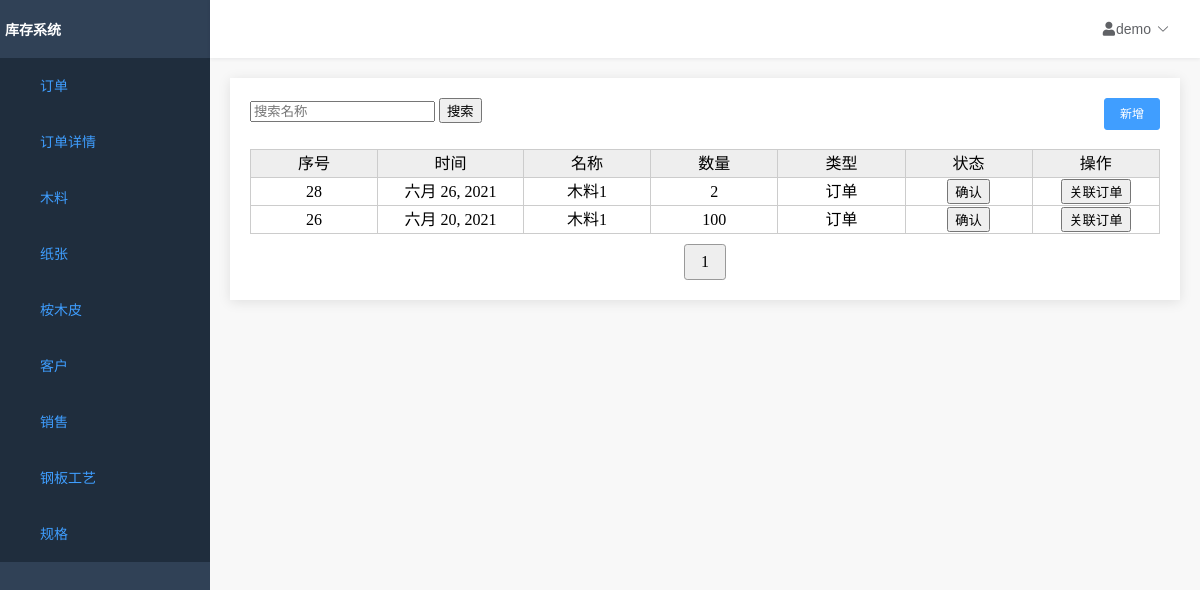
Page /home/wood/form/list/ on the earlier database version.
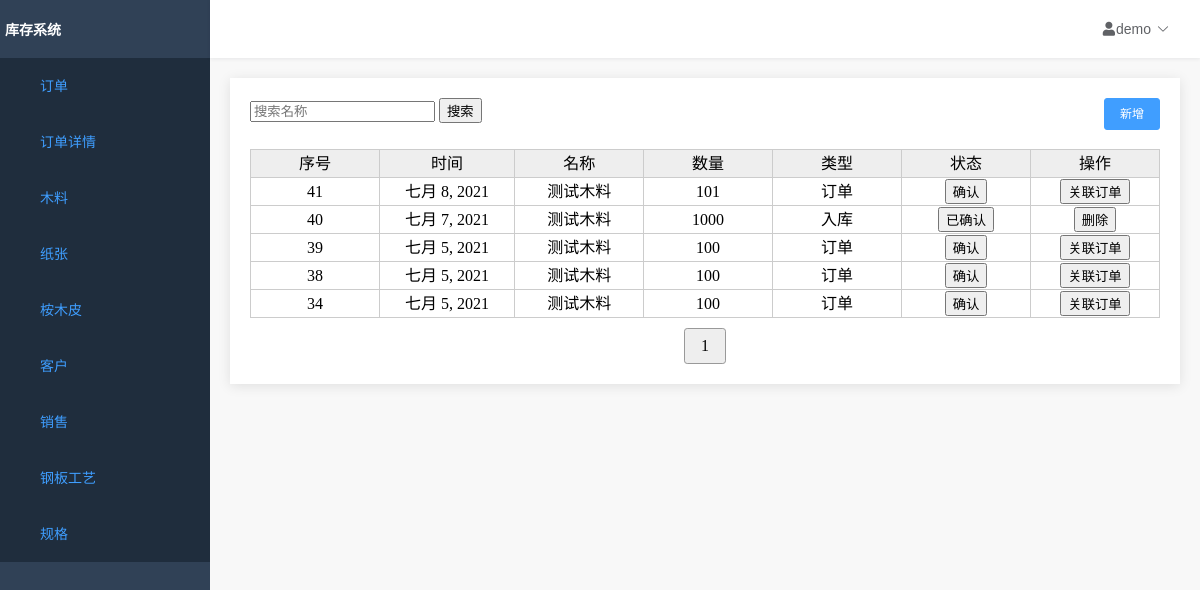
Same page on the later database version.
### order/models.py (models this page shows)
class WoodFormModel(models.Model):
    id = models.AutoField(primary_key=True)
    name = models.ForeignKey(
        WoodModel,
        verbose_name='木料',
        on_delete=models.PROTECT)
    arrive_date = models.DateField('到货时间', default=now)
    count = models.IntegerField('数量', default=0)
    type = models.CharField('类型', max_length=4, choices=FORM_TYPE, default='1')
    order = models.ForeignKey(
        OrderModel,
        verbose_name='关联订单',
        on_delete=models.CASCADE, null=True)
    sure = models.BooleanField(
        '是否确认', default=False, blank=False, null=False)
    complete = models.BooleanField(
        '是否完成', default=False, blank=False, null=False)
    user = models.ForeignKey(
        User,
        verbose_name='作者',
        on_delete=models.PROTECT, null=True)
    note = models.TextField('备注', max_length=256, default='')
    created_time = models.DateTimeField('创建时间', default=now)
    last_mod_time = models.DateTimeField('修改时间', auto_now=True)
    objects = models.Manager()

### wood/models.py (models this page shows, shortened)
class WoodModel(models.Model):
    id = models.AutoField(primary_key=True)
    name = models.TextField('名称', max_length=64, unique=False, null=False)
    factory = models.TextField('厂家', max_length=64, default="")
    count = models.IntegerField('数量', default=0)
    note = models.TextField('备注', max_length=256, default='')
    enable = models.BooleanField(
        '是否使用', default=True, blank=False, null=False)
    created_time = models.DateTimeField('创建时间', default=now)
    last_mod_time = models.DateTimeField('修改时间', auto_now=True)
    objects = models.manager

### wood/views.py (the view)
# urls.py: path('form/list/', views.WoodFormListView.as_view(), name='wood_form_list'),
class WoodFormListView(ListView):
    paginate_by = 15
    model = WoodFormModel
    template_name = 'woodformlist.html'
    context_object_name = 'object_list'
    def get_queryset(self):
        name = self.request.GET.get('name')
        obj_id = self.request.GET.get('id')
        q = Q()
        if name:
            id_list = WoodModel.objects.filter(name__contains=name)
            q.add(Q(name_id__in=id_list), Q.OR)
        if obj_id:
            q.add(Q(name_id=obj_id), Q.AND)
        return WoodFormModel.objects.filter(q).order_by('-id')
    def get_context_data(self, **kwargs):
        context = super(WoodFormListView, self).get_context_data(**kwargs)
        return context

### InventorySystem/context_processor.py (called while the page is built)
def nav_list(request):
    func_list = []
    func_list.append(('订单', '/home/order/head/list'))
    func_list.append(('订单详情', '/home/order/list'))
    func_list.append(('木料', '/home/wood/list'))
    func_list.append(('纸张', '/home/paper/list'))
    func_list.append(('桉木皮', '/home/skin/list'))
    func_list.append(('客户', '/home/customer/list'))
    func_list.append(['销售', '/home/salesman/list'])
    func_list.append(('钢板工艺', '/home/process/technology/list'))
    func_list.append(('规格', '/home/process/specification/list'))
    return locals()

### templates/woodformlist.html (shortened to what this page needs)
{% extends 'table.html' %}
{% block table %}
<div>
    <div class="top_tool_bar">
        <form method="get">
            <input type="text" autocomplete="off" name="name" placeholder="搜索名称">
            <button type="submit">
                <span>搜索</span>
            </button>
        </form>
        <div class="right_buttons">
            <a href="/home/skin/form/add">
                <button type="button">
                    <span>新增</span>
                </button>
            </a>
        </div>
    </div>
    <div class="results">
        <table id="result_list">
            <tr>
                <th scope="col" class="sortable column-id">序号</th>
                <th scope="col" class="sortable column-name">时间</th>
                <th scope="col" class="sortable column-name">名称</th>
                <th scope="col" class="sortable column-name">数量</th>
                <th scope="col" class="sortable column-name">类型</th>
                <th scope="col">状态</th>
                <th scope="col">操作</th>
            </tr>
            {% for form in object_list %}
            <tr>
                <td>{{ form.id }}</td>
                <td>{{ form.arrive_date }}</td>
                <td>{{ form.name.name }}</td>
                <td>{{ form.count }}</td>
                <td>
                    {% if form.type == '1' %}
                    入库
                    {% elif form.type == '2' %}
                    出库
                    {% elif form.type == '3' %}
                    损耗
                    {% else %}
                    订单
                    {% endif %}
                </td>
                <td>
                    <a href="/home/wood/form/sure?id={{ form.id }}">
                        {% if form.sure %}
                        <input type="button" value="已确认">
                        {% else %}
                        <input type="button" value="确认">
                        {% endif %}
                    </a>
                </td>
                <td>
                    {% if form.order %}
                    <input type="button" value="关联订单">
                    {% else %}
                    <a href="/home/wood/form/del?id={{ form.id }}">
                        <input type="button" value="删除">
                    </a>
                    {% endif %}
                </td>
            </tr>
            {% endfor %}
        </table>
    </div>
</div>
{% endblock %}

Differences in the rows shown:
removed WoodFormModel: id "28", arrive_date "六月 26, 2021", name.name "木料1", count "2", type "订单"
removed WoodFormModel: id "26", arrive_date "六月 20, 2021", name.name "木料1", count "100", type "订单"
added WoodFormModel: id "41", arrive_date "七月 8, 2021", name.name "测试木料", count "101", type "订单"
added WoodFormModel: id "40", arrive_date "七月 7, 2021", name.name "测试木料", count "1000", type "入库"
added WoodFormModel: id "39", arrive_date "七月 5, 2021", name.name "测试木料", count "100", type "订单"
added WoodFormModel: id "38", arrive_date "七月 5, 2021", name.name "测试木料", count "100", type "订单"
added WoodFormModel: id "34", arrive_date "七月 5, 2021", name.name "测试木料", count "100", type "订单"
